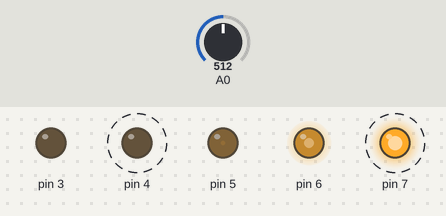
Bench run of a sketch on a simulated Arduino Uno, built with avr-gcc and run on an emulated ATmega328P. On the bench: output pins drawn as LEDs (lit = HIGH). Dashed ring = blinking. Inputs (shaded band) come from the test bench; at power-on: A0 = 512. Pins used as bus, display or sensor lines are not drawn.

Above: at 2.05 s.
2.1 s: A0 set to 716
At 2.4 s:
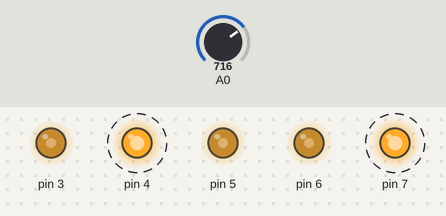
5.6 s: A0 set to 900
At 6.0 s:
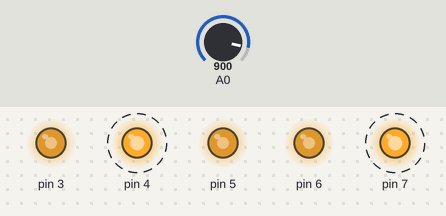
9.1 s: A0 set to 511
At 9.6 s:
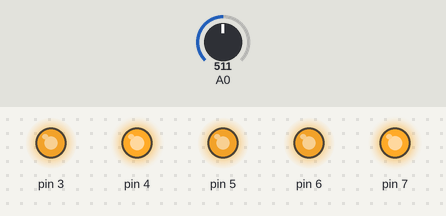
12.6 s: A0 set to 122
16.1 s: A0 set to 0
Timing chart, 0 to 20.8 s (numbered marks = the images above; inputs shaded):
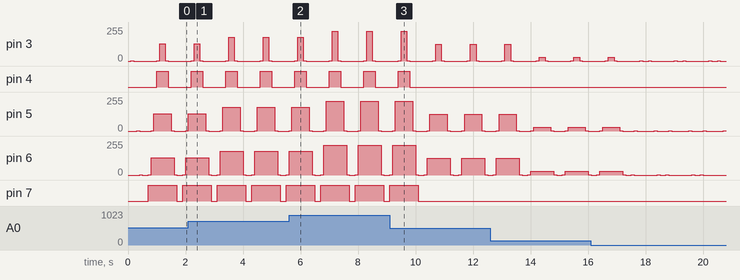

The sketch:

trabajo_grupo_28_04.ino
```cpp
/*
  Trabajo del Electivo Mención I y S: Diseño de interfaz electrónica mediante Arduino

  Impartido por Aaron Montoya e Ignacio Passalacqua

  Primer semestre 2023

  28 de abril


  Grupo integrado por Valentina Matthey y Joaquín Pérez

  Inspirado en el código "For Loop Iteration (aka The Knight Rider)" del control multiple de LEDs con un loop

  Creado en el 2006

  Por David A. Mellis

  modificado el 30 de agosto de 2011

  por Tom Igoe

  El circuito:

  - LEDs de los pins 2 a 7 a tierra

  Este código de ejemplo es de dominio público.

  https://www.arduino.cc/built-in-examples/ForLoopIteration

*/

// Tiempo de retraso (A mayor el número, más lento el ritmo)
int timer = 100;
int estadoPerilla;
int luz;

void setup() {

  Serial.begin(9600);

  // usar loop para iniciar cada luz como salida (output):

  for (int thisPin = 2; thisPin < 8; thisPin = thisPin + 1) {

    pinMode(thisPin, OUTPUT);

  }
}

void loop() {

  // uso de potenciómetro
  estadoPerilla = analogRead(A0);

  luz = estadoPerilla / 4;

  // loopear del pin más bajo al mayor, con la siguiente secuencia:

  for (int thisPin = 2; thisPin < 8; thisPin = thisPin + 1) {

    // encender la luz:

    analogWrite(thisPin, HIGH);

    // retraso de lo señalado en timer

    delay(timer);

    // apagar la luz:

    analogWrite(thisPin, LOW);

  }

  // loopear del pin más alto al más bajo:

  for (int thisPin = 7; thisPin >= 2; thisPin = thisPin - 1) {

    // encender la luz:

    analogWrite(thisPin, HIGH);

    // retraso de lo señalado en timer

    delay(timer);

    // apagar la luz:

    analogWrite(thisPin, LOW);

    // lectura de intensidad de luz por potenciómetro

    analogWrite(thisPin, luz);

  }
}
```

Measured:
- after the input at 9.1 s, pin 4: goes on until 9.8 s, then stays LOW; pin 7: goes on until 10.1 s, then stays LOW
- by itself, pin 4: alternates HIGH for 0.40 s and LOW for 0.80 s
- by itself, pin 7: alternates HIGH for 1.0 s and LOW for 0.20 s
